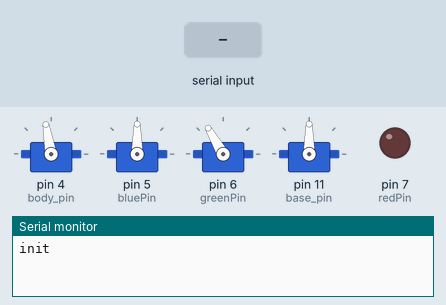
Recording of a sketch running on a simulated Arduino Uno, built with avr-gcc and run on an emulated ATmega328P. Parts: 4 × servo, output pins drawn as LEDs (lit = HIGH), the last lines printed to the serial monitor. The inputs (shaded band) are chosen by the test bench. Random numbers use the default seed unless the sketch sets one.

Above: at 3.2 s.
3.3 s: "servo1\n" received over Serial
At 4.9 s:
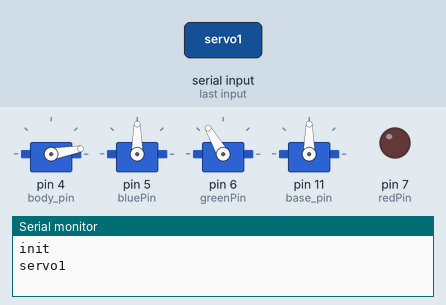
5.8 s: "servox\n" received over Serial
At 7.2 s:
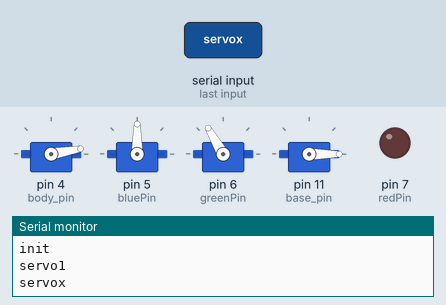
8.3 s: "servo2\n" received over Serial
At 10.1 s:
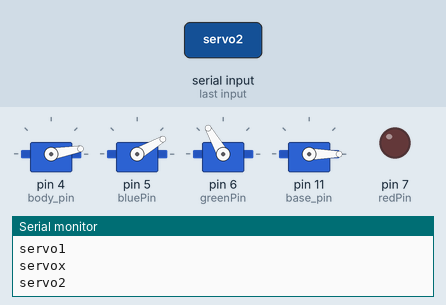
10.5 s: "servo3\n" received over Serial
At 11.7 s:
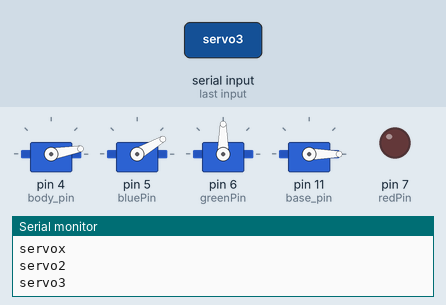
Timing chart, 0 to 13.3 s (numbered marks = the images above; inputs shaded):
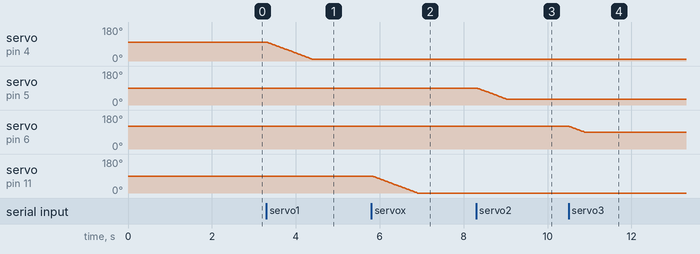

The sketch:

GLaDOS_2.ino
```cpp
#include <Servo.h>

#define S1min 10
#define S1max 160
#define DEF1 100
#define S2min 30
#define S2max 130
#define DEF2 90
#define S3min 90
#define S3max 160
#define DEF3 120
#define S4min 0
#define S4max 180
#define DEF4 90

#define body_pin 4
#define neck_pin 5
#define head_pin 6
#define base_pin 11


String str;
String str_servo;
int p;
int answer=0;

int redPin= 7;
int greenPin = 6;
int bluePin = 5;

class Robot_Part
{
  private:
    Servo servo;
    uint8_t servo_pin;

  public:
    uint8_t min_pos;
    uint8_t max_pos;
    uint8_t target;
    Robot_Part(uint8_t pin,uint8_t def,uint8_t min,uint8_t max)
    {
        servo_pin=pin;
        target=def;
        min_pos=min;
        max_pos=max;
    }

    void set()
    {
      servo.attach(servo_pin);
      servo.write(target);
      delay(500);
    }

    void move()
    {

      if (servo.read() < target)
      {
        servo.write(servo.read()+1);
      }
      else if (servo.read() > target)
      {
        servo.write(servo.read()-1);
      }
      delay(3);
    }
};


Robot_Part body(body_pin,DEF1,S1min,S1max);
Robot_Part neck (neck_pin,DEF2,S2min,S2max);
Robot_Part head (head_pin,DEF3,S3min,S3max);
Robot_Part base (base_pin,DEF4,S4min,S4max);

void serial();


void setup() {
  Serial.begin(115200);
  body.set();
  neck.set();
  head.set();
  base.set();
  pinMode(redPin, OUTPUT);
  pinMode(greenPin, OUTPUT);
  pinMode(bluePin, OUTPUT);
  Serial.println("init");
}


void loop()
{
  serial();
  body.move();
  neck.move();
  head.move();
  base.move();

  if (answer==1)
  {
    neck.target=random(30,130);
    head.target=random(90,160);
  }


}


//Example : servo1:170
void serial()
{
   if (Serial.available())
  {
    str=Serial.readStringUntil('\n');
    Serial.println(str);
    str_servo=str.substring(0,6);
    p=str.substring(7,10).toInt();
    //yield(); avant print

    if(str_servo=="servo0")
    {

    }
    else if(str_servo=="servo1")
    {
      if(p < body.min_pos)
      {
        p=body.min_pos;
      }
      if(p > body.max_pos)
      {
        p=body.max_pos;
      }
      body.target=p;
    }
    else if(str_servo=="servo2")
    {
      if(p < neck.min_pos)
      {
        p=neck.min_pos;
      }
      if(p > neck.max_pos)
      {
        p=neck.max_pos;
      }
      neck.target=p;
    }
    else if(str_servo=="servo3")
    {
      if(p < head.min_pos)
      {
        p=head.min_pos;
      }
      if(p > head.max_pos)
      {
        p=head.max_pos;
      }
      head.target=p;
    }
    else if(str_servo=="servo4")
    {
      if(p < base.min_pos)
      {
        p=base.min_pos;
      }
      if(p > base.max_pos)
      {
        p=base.max_pos;
      }
      base.target=p;
    }
    else if(str_servo=="servox")
    {
       base.target=p/5;

    }
    else if(str_servo=="servoy")
    {
      if(p < body.min_pos)
      {
        p=body.min_pos;
      }
      if(p > body.max_pos)
      {
        p=body.max_pos;
      }
      body.target=p/5;
    }
    else if(str_servo=="servoa")
    {
       if (p==666)
       {
          answer=1;
          //setColor(170, 0, 255); // Purple Color : answer
       }
       if (p==999)
       {
          answer=0;
          //setColor(255, 0, 0); // Red Color : Nothing
       }
    }
    else if(str_servo=="servot")
    {
       if (p==666)
       {
          //setColor(255, 255 255); // Purple Color : thinking
       }
       if (p==999)
       {
          //setColor(255, 0, 0); // Red Color : Nothing
       }
    }
    else if(str_servo=="servol")
    {
       if (p==666)
       {
          //setColor(0, 255, 0); // Purple Color : answer
       }
       if (p==999)
       {
          //setColor(255, 0, 0); // Red Color : Nothing
       }
    }
  }
}
/*
void setColor(int redValue, int greenValue, int blueValue) {
  analogWrite(redPin, redValue);
  analogWrite(greenPin, greenValue);
  analogWrite(bluePin, blueValue);
}
*/
```

Measured:
- after the input at 3.3 s, servo on pin 4 (body_pin): moves from 100° to 10° over 1.1 s, starting at once
- after the input at 5.8 s, servo on pin 11 (base_pin): moves from 90° to 0° over 1.1 s, starting at once
- after the input at 8.3 s, servo on pin 5 (bluePin): moves from 90° to 30° over 0.72 s, starting at once
- after the input at 10.5 s, servo on pin 6 (greenPin): moves from 120° to 90° over 0.35 s, starting at once
